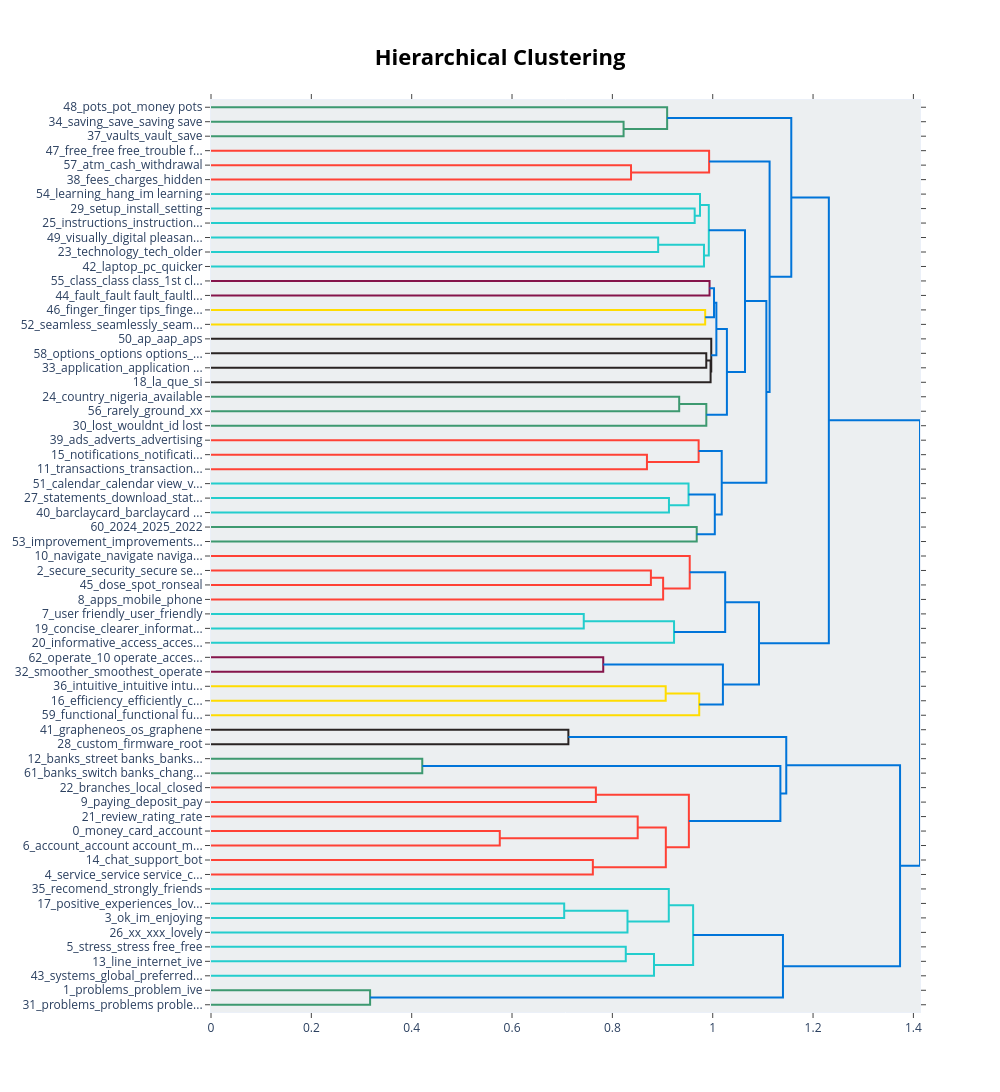

The notebook cell this image was saved under:
### Code cell
# Visualize topics as a hierarchical tree
fig = unseed_topic_model.visualize_hierarchy()
fig.show()

### Figure 1 — Plotly figure (JSON) as saved in the notebook; plotly's stock layout.template omitted (floating-point values rounded to 4 significant figures)
{"data": [{"hoverinfo": "text", "marker": {"color": "rgb(61,153,112)"}, "mode": "lines", "type": "scatter", "x": [0.0, 0.8223, 0.8223, 0.0], "xaxis": "x", "y": [-15.0, -15.0, -25.0, -25.0], "yaxis": "y"}, {"hoverinfo": "text", "marker": {"color": "rgb(61,153,112)"}, "mode": "lines", "type": "scatter", "x": [0.0, 0.9092, 0.9092, 0.8223], "xaxis": "x", "y": [-5.0, -5.0, -20.0, -20.0], "yaxis": "y"}, {"hoverinfo": "text", "marker": {"color": "rgb(255,65,54)"}, "mode": "lines", "type": "scatter", "x": [0.0, 0.8372, 0.8372, 0.0], "xaxis": "x", "y": [-45.0, -45.0, -55.0, -55.0], "yaxis": "y"}, {"hoverinfo": "text", "marker": {"color": "rgb(255,65,54)"}, "mode": "lines", "type": "scatter", "x": [0.0, 0.9928, 0.9928, 0.8372], "xaxis": "x", "y": [-35.0, -35.0, -50.0, -50.0], "yaxis": "y"}, {"hoverinfo": "text", "marker": {"color": "rgb(35,205,205)"}, "mode": "lines", "type": "scatter", "x": [0.0, 0.964, 0.964, 0.0], "xaxis": "x", "y": [-75.0, -75.0, -85.0, -85.0], "yaxis": "y"}, {"hoverinfo": "text", "marker": {"color": "rgb(35,205,205)"}, "mode": "lines", "type": "scatter", "x": [0.0, 0.9746, 0.9746, 0.964], "xaxis": "x", "y": [-65.0, -65.0, -80.0, -80.0], "yaxis": "y"}, {"hoverinfo": "text", "marker": {"color": "rgb(35,205,205)"}, "mode": "lines", "type": "scatter", "x": [0.0, 0.8913, 0.8913, 0.0], "xaxis": "x", "y": [-95.0, -95.0, -105.0, -105.0], "yaxis": "y"}, {"hoverinfo": "text", "marker": {"color": "rgb(35,205,205)"}, "mode": "lines", "type": "scatter", "x": [0.8913, 0.9826, 0.9826, 0.0], "xaxis": "x", "y": [-100.0, -100.0, -115.0, -115.0], "yaxis": "y"}, {"hoverinfo": "text", "marker": {"color": "rgb(35,205,205)"}, "mode": "lines", "type": "scatter", "x": [0.9746, 0.9922, 0.9922, 0.9826], "xaxis": "x", "y": [-72.5, -72.5, -107.5, -107.5], "yaxis": "y"}, {"hoverinfo": "text", "marker": {"color": "rgb(133,20,75)"}, "mode": "lines", "type": "scatter", "x": [0.0, 0.9937, 0.9937, 0.0], "xaxis": "x", "y": [-125.0, -125.0, -135.0, -135.0], "yaxis": "y"}, {"hoverinfo": "text", "marker": {"color": "rgb(255,220,0)"}, "mode": "lines", "type": "scatter", "x": [0.0, 0.985, 0.985, 0.0], "xaxis": "x", "y": [-145.0, -145.0, -155.0, -155.0], "yaxis": "y"}, {"hoverinfo": "text", "marker": {"color": "rgb(0,116,217)"}, "mode": "lines", "type": "scatter", "x": [0.9937, 1.003, 1.003, 0.985], "xaxis": "x", "y": [-130.0, -130.0, -150.0, -150.0], "yaxis": "y"}, {"hoverinfo": "text", "marker": {"color": "rgb(40,35,35)"}, "mode": "lines", "type": "scatter", "x": [0.0, 0.9872, 0.9872, 0.0], "xaxis": "x", "y": [-175.0, -175.0, -185.0, -185.0], "yaxis": "y"}, {"hoverinfo": "text", "marker": {"color": "rgb(40,35,35)"}, "mode": "lines", "type": "scatter", "x": [0.9872, 0.9958, 0.9958, 0.0], "xaxis": "x", "y": [-180.0, -180.0, -195.0, -195.0], "yaxis": "y"}, {"hoverinfo": "text", "marker": {"color": "rgb(40,35,35)"}, "mode": "lines", "type": "scatter", "x": [0.0, 0.9971, 0.9971, 0.9958], "xaxis": "x", "y": [-165.0, -165.0, -187.5, -187.5], "yaxis": "y"}, {"hoverinfo": "text", "marker": {"color": "rgb(0,116,217)"}, "mode": "lines", "type": "scatter", "x": [1.003, 1.007, 1.007, 0.9971], "xaxis": "x", "y": [-140.0, -140.0, -176.2, -176.2], "yaxis": "y"}, {"hoverinfo": "text", "marker": {"color": "rgb(61,153,112)"}, "mode": "lines", "type": "scatter", "x": [0.0, 0.9332, 0.9332, 0.0], "xaxis": "x", "y": [-205.0, -205.0, -215.0, -215.0], "yaxis": "y"}, {"hoverinfo": "text", "marker": {"color": "rgb(61,153,112)"}, "mode": "lines", "type": "scatter", "x": [0.9332, 0.9873, 0.9873, 0.0], "xaxis": "x", "y": [-210.0, -210.0, -225.0, -225.0], "yaxis": "y"}, {"hoverinfo": "text", "marker": {"color": "rgb(0,116,217)"}, "mode": "lines", "type": "scatter", "x": [1.007, 1.028, 1.028, 0.9873], "xaxis": "x", "y": [-158.1, -158.1, -217.5, -217.5], "yaxis": "y"}, {"hoverinfo": "text", "marker": {"color": "rgb(0,116,217)"}, "mode": "lines", "type": "scatter", "x": [0.9922, 1.064, 1.064, 1.028], "xaxis": "x", "y": [-90.0, -90.0, -187.8, -187.8], "yaxis": "y"}, {"hoverinfo": "text", "marker": {"color": "rgb(255,65,54)"}, "mode": "lines", "type": "scatter", "x": [0.0, 0.8689, 0.8689, 0.0], "xaxis": "x", "y": [-245.0, -245.0, -255.0, -255.0], "yaxis": "y"}, {"hoverinfo": "text", "marker": {"color": "rgb(255,65,54)"}, "mode": "lines", "type": "scatter", "x": [0.0, 0.9719, 0.9719, 0.8689], "xaxis": "x", "y": [-235.0, -235.0, -250.0, -250.0], "yaxis": "y"}, {"hoverinfo": "text", "marker": {"color": "rgb(35,205,205)"}, "mode": "lines", "type": "scatter", "x": [0.0, 0.9128, 0.9128, 0.0], "xaxis": "x", "y": [-275.0, -275.0, -285.0, -285.0], "yaxis": "y"}, {"hoverinfo": "text", "marker": {"color": "rgb(35,205,205)"}, "mode": "lines", "type": "scatter", "x": [0.0, 0.9518, 0.9518, 0.9128], "xaxis": "x", "y": [-265.0, -265.0, -280.0, -280.0], "yaxis": "y"}, {"hoverinfo": "text", "marker": {"color": "rgb(61,153,112)"}, "mode": "lines", "type": "scatter", "x": [0.0, 0.9681, 0.9681, 0.0], "xaxis": "x", "y": [-295.0, -295.0, -305.0, -305.0], "yaxis": "y"}, {"hoverinfo": "text", "marker": {"color": "rgb(0,116,217)"}, "mode": "lines", "type": "scatter", "x": [0.9518, 1.004, 1.004, 0.9681], "xaxis": "x", "y": [-272.5, -272.5, -300.0, -300.0], "yaxis": "y"}, {"hoverinfo": "text", "marker": {"color": "rgb(0,116,217)"}, "mode": "lines", "type": "scatter", "x": [0.9719, 1.018, 1.018, 1.004], "xaxis": "x", "y": [-242.5, -242.5, -286.2, -286.2], "yaxis": "y"}, {"hoverinfo": "text", "marker": {"color": "rgb(0,116,217)"}, "mode": "lines", "type": "scatter", "x": [1.064, 1.107, 1.107, 1.018], "xaxis": "x", "y": [-138.9, -138.9, -264.4, -264.4], "yaxis": "y"}, {"hoverinfo": "text", "marker": {"color": "rgb(0,116,217)"}, "mode": "lines", "type": "scatter", "x": [0.9928, 1.113, 1.113, 1.107], "xaxis": "x", "y": [-42.5, -42.5, -201.6, -201.6], "yaxis": "y"}, {"hoverinfo": "text", "marker": {"color": "rgb(0,116,217)"}, "mode": "lines", "type": "scatter", "x": [0.9092, 1.157, 1.157, 1.113], "xaxis": "x", "y": [-12.5, -12.5, -122.1, -122.1], "yaxis": "y"}, {"hoverinfo": "text", "marker": {"color": "rgb(255,65,54)"}, "mode": "lines", "type": "scatter", "x": [0.0, 0.8768, 0.8768, 0.0], "xaxis": "x", "y": [-325.0, -325.0, -335.0, -335.0], "yaxis": "y"}, {"hoverinfo": "text", "marker": {"color": "rgb(255,65,54)"}, "mode": "lines", "type": "scatter", "x": [0.8768, 0.9012, 0.9012, 0.0], "xaxis": "x", "y": [-330.0, -330.0, -345.0, -345.0], "yaxis": "y"}, {"hoverinfo": "text", "marker": {"color": "rgb(255,65,54)"}, "mode": "lines", "type": "scatter", "x": [0.0, 0.9542, 0.9542, 0.9012], "xaxis": "x", "y": [-315.0, -315.0, -337.5, -337.5], "yaxis": "y"}, {"hoverinfo": "text", "marker": {"color": "rgb(35,205,205)"}, "mode": "lines", "type": "scatter", "x": [0.0, 0.743, 0.743, 0.0], "xaxis": "x", "y": [-355.0, -355.0, -365.0, -365.0], "yaxis": "y"}, {"hoverinfo": "text", "marker": {"color": "rgb(35,205,205)"}, "mode": "lines", "type": "scatter", "x": [0.743, 0.9229, 0.9229, 0.0], "xaxis": "x", "y": [-360.0, -360.0, -375.0, -375.0], "yaxis": "y"}, {"hoverinfo": "text", "marker": {"color": "rgb(0,116,217)"}, "mode": "lines", "type": "scatter", "x": [0.9542, 1.025, 1.025, 0.9229], "xaxis": "x", "y": [-326.2, -326.2, -367.5, -367.5], "yaxis": "y"}, {"hoverinfo": "text", "marker": {"color": "rgb(133,20,75)"}, "mode": "lines", "type": "scatter", "x": [0.0, 0.7818, 0.7818, 0.0], "xaxis": "x", "y": [-385.0, -385.0, -395.0, -395.0], "yaxis": "y"}, {"hoverinfo": "text", "marker": {"color": "rgb(255,220,0)"}, "mode": "lines", "type": "scatter", "x": [0.0, 0.9063, 0.9063, 0.0], "xaxis": "x", "y": [-405.0, -405.0, -415.0, -415.0], "yaxis": "y"}, {"hoverinfo": "text", "marker": {"color": "rgb(255,220,0)"}, "mode": "lines", "type": "scatter", "x": [0.9063, 0.9731, 0.9731, 0.0], "xaxis": "x", "y": [-410.0, -410.0, -425.0, -425.0], "yaxis": "y"}, {"hoverinfo": "text", "marker": {"color": "rgb(0,116,217)"}, "mode": "lines", "type": "scatter", "x": [0.7818, 1.02, 1.02, 0.9731], "xaxis": "x", "y": [-390.0, -390.0, -417.5, -417.5], "yaxis": "y"}, {"hoverinfo": "text", "marker": {"color": "rgb(0,116,217)"}, "mode": "lines", "type": "scatter", "x": [1.025, 1.092, 1.092, 1.02], "xaxis": "x", "y": [-346.9, -346.9, -403.8, -403.8], "yaxis": "y"}, {"hoverinfo": "text", "marker": {"color": "rgb(0,116,217)"}, "mode": "lines", "type": "scatter", "x": [1.157, 1.231, 1.231, 1.092], "xaxis": "x", "y": [-67.29, -67.29, -375.3, -375.3], "yaxis": "y"}, {"hoverinfo": "text", "marker": {"color": "rgb(40,35,35)"}, "mode": "lines", "type": "scatter", "x": [0.0, 0.7123, 0.7123, 0.0], "xaxis": "x", "y": [-435.0, -435.0, -445.0, -445.0], "yaxis": "y"}, {"hoverinfo": "text", "marker": {"color": "rgb(61,153,112)"}, "mode": "lines", "type": "scatter", "x": [0.0, 0.4211, 0.4211, 0.0], "xaxis": "x", "y": [-455.0, -455.0, -465.0, -465.0], "yaxis": "y"}, {"hoverinfo": "text", "marker": {"color": "rgb(255,65,54)"}, "mode": "lines", "type": "scatter", "x": [0.0, 0.7671, 0.7671, 0.0], "xaxis": "x", "y": [-475.0, -475.0, -485.0, -485.0], "yaxis": "y"}, {"hoverinfo": "text", "marker": {"color": "rgb(255,65,54)"}, "mode": "lines", "type": "scatter", "x": [0.0, 0.5756, 0.5756, 0.0], "xaxis": "x", "y": [-505.0, -505.0, -515.0, -515.0], "yaxis": "y"}, {"hoverinfo": "text", "marker": {"color": "rgb(255,65,54)"}, "mode": "lines", "type": "scatter", "x": [0.0, 0.8505, 0.8505, 0.5756], "xaxis": "x", "y": [-495.0, -495.0, -510.0, -510.0], "yaxis": "y"}, {"hoverinfo": "text", "marker": {"color": "rgb(255,65,54)"}, "mode": "lines", "type": "scatter", "x": [0.0, 0.7611, 0.7611, 0.0], "xaxis": "x", "y": [-525.0, -525.0, -535.0, -535.0], "yaxis": "y"}, {"hoverinfo": "text", "marker": {"color": "rgb(255,65,54)"}, "mode": "lines", "type": "scatter", "x": [0.8505, 0.9065, 0.9065, 0.7611], "xaxis": "x", "y": [-502.5, -502.5, -530.0, -530.0], "yaxis": "y"}, {"hoverinfo": "text", "marker": {"color": "rgb(255,65,54)"}, "mode": "lines", "type": "scatter", "x": [0.7671, 0.9525, 0.9525, 0.9065], "xaxis": "x", "y": [-480.0, -480.0, -516.2, -516.2], "yaxis": "y"}, {"hoverinfo": "text", "marker": {"color": "rgb(0,116,217)"}, "mode": "lines", "type": "scatter", "x": [0.4211, 1.135, 1.135, 0.9525], "xaxis": "x", "y": [-460.0, -460.0, -498.1, -498.1], "yaxis": "y"}, {"hoverinfo": "text", "marker": {"color": "rgb(0,116,217)"}, "mode": "lines", "type": "scatter", "x": [0.7123, 1.147, 1.147, 1.135], "xaxis": "x", "y": [-440.0, -440.0, -479.1, -479.1], "yaxis": "y"}, {"hoverinfo": "text", "marker": {"color": "rgb(35,205,205)"}, "mode": "lines", "type": "scatter", "x": [0.0, 0.704, 0.704, 0.0], "xaxis": "x", "y": [-555.0, -555.0, -565.0, -565.0], "yaxis": "y"}, {"hoverinfo": "text", "marker": {"color": "rgb(35,205,205)"}, "mode": "lines", "type": "scatter", "x": [0.704, 0.8301, 0.8301, 0.0], "xaxis": "x", "y": [-560.0, -560.0, -575.0, -575.0], "yaxis": "y"}, {"hoverinfo": "text", "marker": {"color": "rgb(35,205,205)"}, "mode": "lines", "type": "scatter", "x": [0.0, 0.9125, 0.9125, 0.8301], "xaxis": "x", "y": [-545.0, -545.0, -567.5, -567.5], "yaxis": "y"}, {"hoverinfo": "text", "marker": {"color": "rgb(35,205,205)"}, "mode": "lines", "type": "scatter", "x": [0.0, 0.8267, 0.8267, 0.0], "xaxis": "x", "y": [-585.0, -585.0, -595.0, -595.0], "yaxis": "y"}, {"hoverinfo": "text", "marker": {"color": "rgb(35,205,205)"}, "mode": "lines", "type": "scatter", "x": [0.8267, 0.883, 0.883, 0.0], "xaxis": "x", "y": [-590.0, -590.0, -605.0, -605.0], "yaxis": "y"}, {"hoverinfo": "text", "marker": {"color": "rgb(35,205,205)"}, "mode": "lines", "type": "scatter", "x": [0.9125, 0.9609, 0.9609, 0.883], "xaxis": "x", "y": [-556.2, -556.2, -597.5, -597.5], "yaxis": "y"}, {"hoverinfo": "text", "marker": {"color": "rgb(61,153,112)"}, "mode": "lines", "type": "scatter", "x": [0.0, 0.3171, 0.3171, 0.0], "xaxis": "x", "y": [-615.0, -615.0, -625.0, -625.0], "yaxis": "y"}, {"hoverinfo": "text", "marker": {"color": "rgb(0,116,217)"}, "mode": "lines", "type": "scatter", "x": [0.9609, 1.14, 1.14, 0.3171], "xaxis": "x", "y": [-576.9, -576.9, -620.0, -620.0], "yaxis": "y"}, {"hoverinfo": "text", "marker": {"color": "rgb(0,116,217)"}, "mode": "lines", "type": "scatter", "x": [1.147, 1.373, 1.373, 1.14], "xaxis": "x", "y": [-459.5, -459.5, -598.4, -598.4], "yaxis": "y"}, {"hoverinfo": "text", "marker": {"color": "rgb(0,116,217)"}, "mode": "lines", "type": "scatter", "x": [1.231, 1.413, 1.413, 1.373], "xaxis": "x", "y": [-221.3, -221.3, -529.0, -529.0], "yaxis": "y"}], "layout": {"autosize": false, "height": 1145, "hoverlabel": {"bgcolor": "white", "font": {"family": "Rockwell", "size": 16}}, "hovermode": "closest", "plot_bgcolor": "#ECEFF1", "showlegend": false, "title": {"font": {"color": "Black", "size": 22}, "text": "<b>Hierarchical Clustering</b>", "x": 0.5, "xanchor": "center", "yanchor": "top"}, "width": 1000, "xaxis": {"mirror": "allticks", "rangemode": "tozero", "showgrid": false, "showline": true, "showticklabels": true, "ticks": "outside", "type": "linear", "zeroline": false}, "yaxis": {"mirror": "allticks", "range": [-630, 0], "rangemode": "tozero", "showgrid": false, "showline": true, "showticklabels": true, "tickmode": "array", "ticks": "outside", "ticktext": ["48_pots_pot_money pots", "34_saving_save_saving save", "37_vaults_vault_save", "47_free_free free_trouble f...", "57_atm_cash_withdrawal", "38_fees_charges_hidden", "54_learning_hang_im learning", "29_setup_install_setting", "25_instructions_instruction...", "49_visually_digital pleasan...", "23_technology_tech_older", "42_laptop_pc_quicker", "55_class_class class_1st cl...", "44_fault_fault fault_faultl...", "46_finger_finger tips_finge...", "52_seamless_seamlessly_seam...", "50_ap_aap_aps", "58_options_options options_...", "33_application_application ...", "18_la_que_si", "24_country_nigeria_available", "56_rarely_ground_xx", "30_lost_wouldnt_id lost", "39_ads_adverts_advertising", "15_notifications_notificati...", "11_transactions_transaction...", "51_calendar_calendar view_v...", "27_statements_download_stat...", "40_barclaycard_barclaycard ...", "60_2024_2025_2022", "53_improvement_improvements...", "10_navigate_navigate naviga...", "2_secure_security_secure se...", "45_dose_spot_ronseal", "8_apps_mobile_phone", "7_user friendly_user_friendly", "19_concise_clearer_informat...", "20_informative_access_acces...", "62_operate_10 operate_acces...", "32_smoother_smoothest_operate", "36_intuitive_intuitive intu...", "16_efficiency_efficiently_c...", "59_functional_functional fu...", "41_grapheneos_os_graphene", "28_custom_firmware_root", "12_banks_street banks_banks...", "61_banks_switch banks_chang...", "22_branches_local_closed", "9_paying_deposit_pay", "21_review_rating_rate", "0_money_card_account", "6_account_account account_m...", "14_chat_support_bot", "4_service_service service_c...", "35_recomend_strongly_friends", "17_positive_experiences_lov...", "3_ok_im_enjoying", "26_xx_xxx_lovely", "5_stress_stress free_free", "13_line_internet_ive", "43_systems_global_preferred...", "1_problems_problem_ive", "31_problems_problems proble..."], "tickvals": [-5, -15, -25, -35, -45, -55, -65, -75, -85, -95, -105, -115, -125, -135, -145, -155, -165, -175, -185, -195, -205, -215, -225, -235, -245, -255, -265, -275, -285, -295, -305, -315, -325, -335, -345, -355, -365, -375, -385, -395, -405, -415, -425, -435, -445, -455, -465, -475, -485, -495, -505, -515, -525, -535, -545, -555, -565, -575, -585, -595, -605, -615, -625], "type": "linear", "zeroline": false}}}
